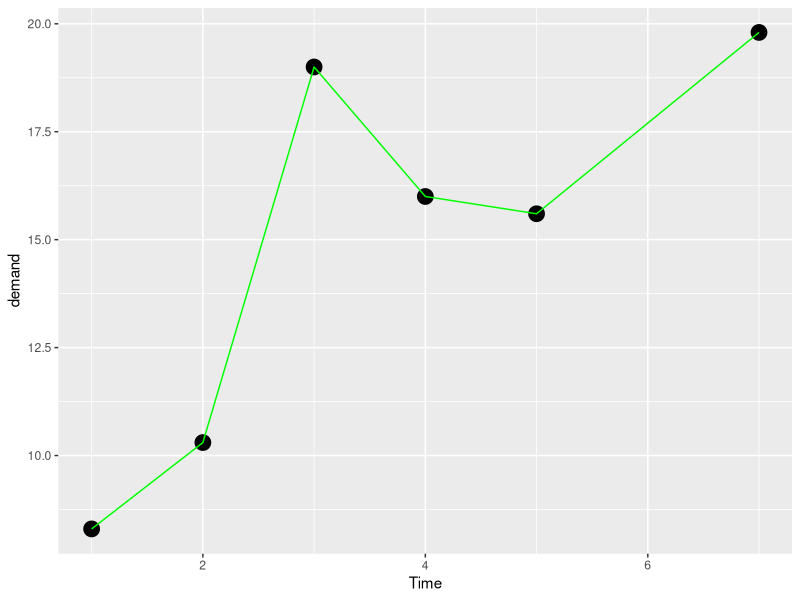
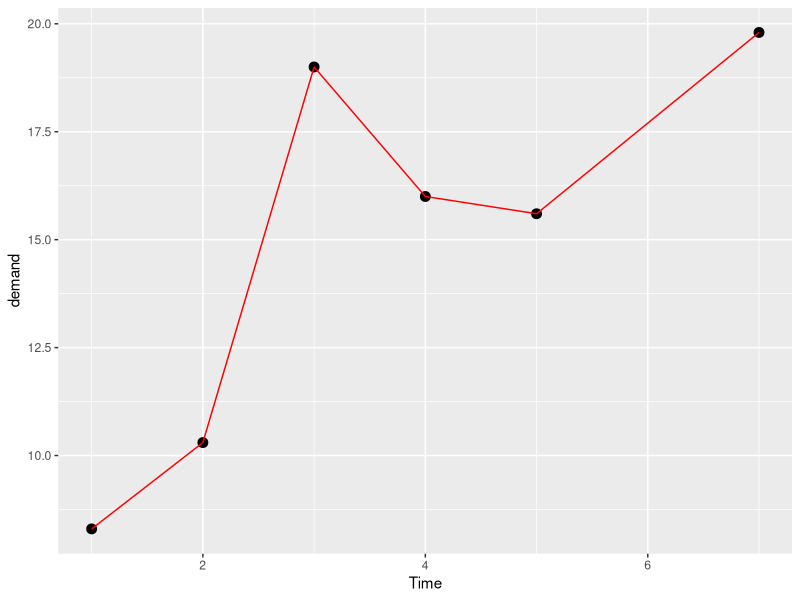

Here is the R script that generated these plots, in order: (Note: this script raises an error after producing the figures.)
library(ggplot2)

install.packages("tidyverse")
data()

View(BOD)

ggplot(data=BOD,
       mapping=aes(x=Time,
                   y=demand))+
  geom_point(size=5)+
  geom_line(colour="green")
#Alternatively
ggplot(BOD,aes(Time,demand))+
  geom_point(size=3)+
  geom_line(colour="red")


View(CO2)

CO2 %>% 
  ggplot(aes(conc,uptake,
             colour=Treatment))+
  geom_point(size=3,alpha=0.5)+
  geom_smooth(method = lm,se=F)+
  facet_wrap(~Type)+
  theme_bw()+
  labs(title = "concentration of CO2")

CO2 %>%
  ggplot(aes(Treatment,uptake))+
  geom_boxplot()+
  geom_point(alpha=0.5,
             aes(size=conc,
                 colour=Plant))+
  facet_wrap(~Type)+
  coord_flip()+
  theme_bw()+
  labs(title = "chilled vs non-chilled")


View(mpg)

mpg %>%
  ggplot(aes(displ,cty))+
  geom_point(aes(colour=drv,
                 size=trans),
             alpha=0.5)+
  geom_smooth(method = lm)+
  facet_wrap(~year,nrow = 1)+
  labs(x="Engine size",
       y="MPG in the city",
       title = "Fuel efficiency")+
  theme_bw()



